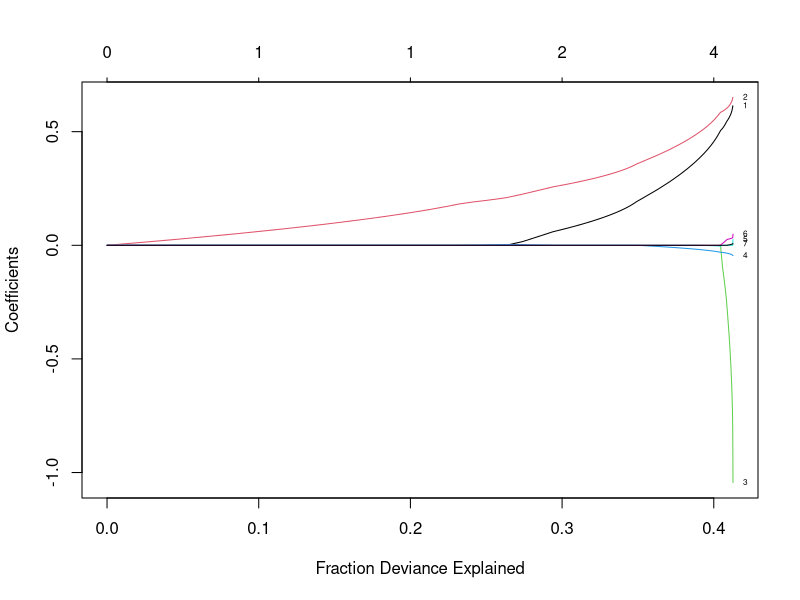
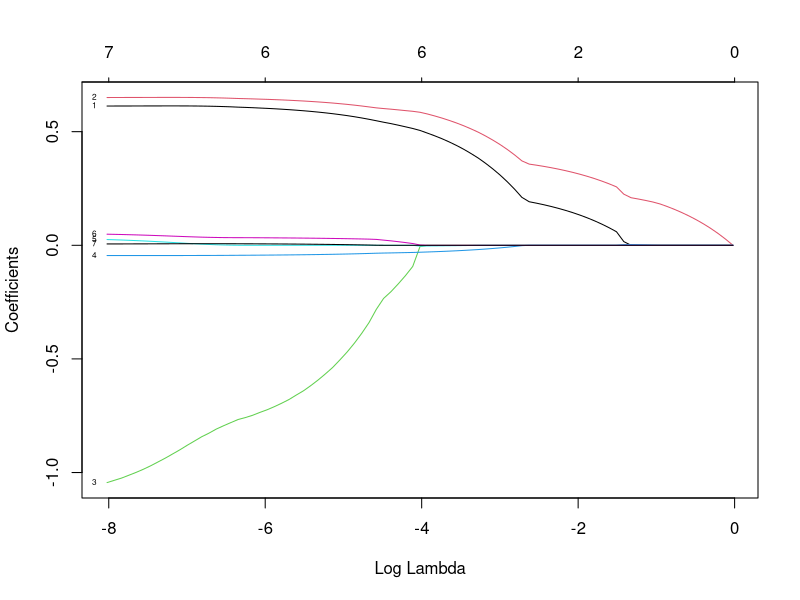

Source code (R) for these figures, in order:
## ---- chunk 1
library(tidyverse)
## ---- chunk 2
library(here)
stress.data = read.csv(here("data/stress.csv"))
library(psych)
describe(stress.data, fast = T)

model.lm = lm(Stress ~ Anxiety*Support*group, 
              data = stress.data)
summary(model.lm)$r.squared
## ---- chunk 3
# new package!
library(caret)
# set control parameters
ctrl <- trainControl(method="cv", number=10)
# use train() instead of lm()
cv.model <- train(Stress ~ Anxiety*Support*group, 
               data = stress.data, 
               trControl=ctrl, # what are the control parameters
               method="lm") # what kind of model
cv.model
## ---- chunk 4
# provide your original lm model to get matrix of predictors
X.matrix <- model.matrix.lm(model.lm) 
head(X.matrix)
library(glmnet)
lasso.mod <- glmnet(x = X.matrix[,-1], #don't need the intercept 
                    y = stress.data$Stress)
## ---- chunk 5
lasso.mod
## ---- chunk 6
plot(lasso.mod, xvar = "dev", label = T)
## ---- chunk 7
plot(lasso.mod, xvar = "lambda", label = TRUE)
## ---- chunk 8
coef = coef(lasso.mod, s = exp(-5))
coef
## ---- chunk 9
coef = coef(lasso.mod, s = exp(-4))
coef
## ---- chunk 10
coef = coef(lasso.mod, s = 0)
coef
## ---- chunk 11
coef = coef(lasso.mod, s = 1)
coef
